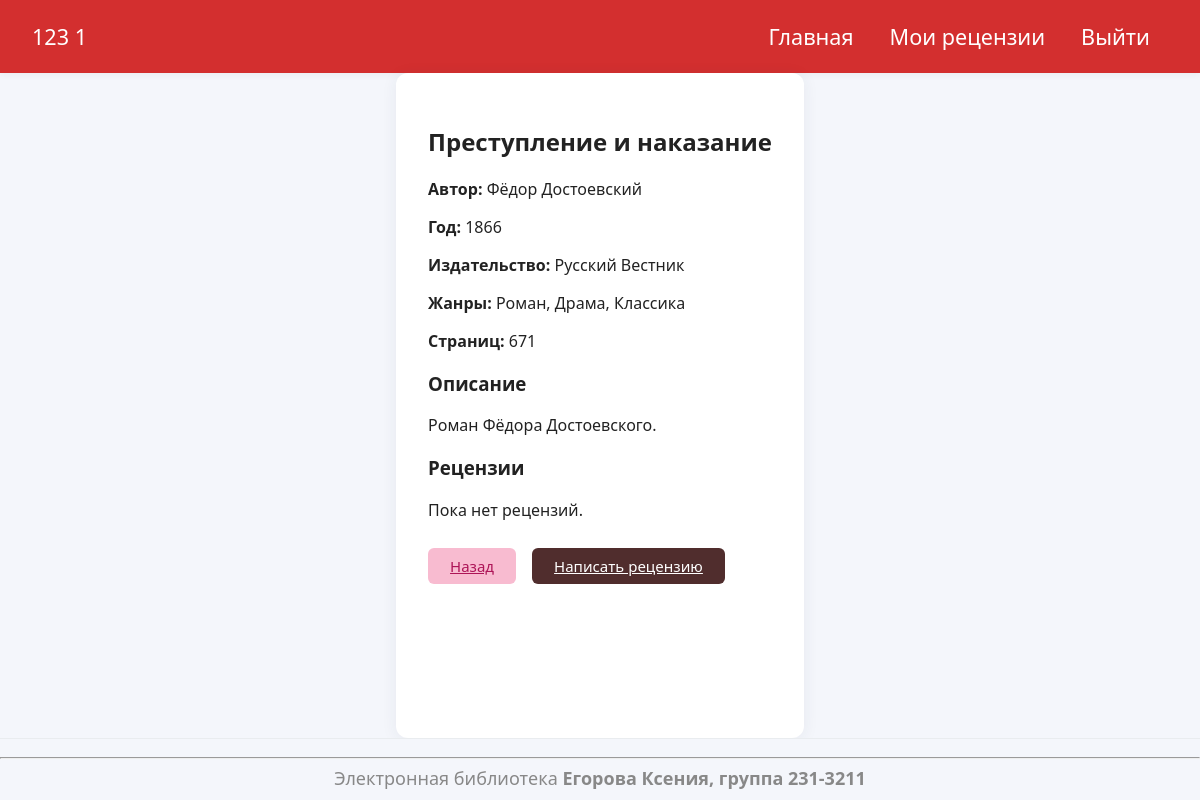
/book/3 (signed in), run on the app's committed database.
### models.py (models this page shows)
class User(UserMixin, db.Model):
    __tablename__ = 'users'
    id: int = db.Column(db.Integer, primary_key=True)
    username: str = db.Column(db.String(64), unique=True, nullable=False)
    password_hash: str = db.Column(db.String(128), nullable=False)
    last_name: str = db.Column(db.String(64), nullable=False)
    first_name: str = db.Column(db.String(64), nullable=False)
    middle_name: str = db.Column(db.String(64))
    role_id: int = db.Column(db.Integer, db.ForeignKey('roles.id'), nullable=False)
    reviews = db.relationship('Review', backref='user', lazy=True)

class Book(db.Model):
    __tablename__ = 'books'
    id: int = db.Column(db.Integer, primary_key=True)
    title: str = db.Column(db.String(255), nullable=False)
    description: str = db.Column(db.Text, nullable=False)
    year: int = db.Column(db.Integer, nullable=False)
    publisher: str = db.Column(db.String(128), nullable=False)
    author: str = db.Column(db.String(128), nullable=False)
    pages: int = db.Column(db.Integer, nullable=False)
    genres = db.relationship('Genre', secondary='books_genres', back_populates='books')
    cover_id: int = db.Column(db.Integer, db.ForeignKey('covers.id', ondelete='SET NULL'))
    cover = db.relationship('Cover', backref='books', foreign_keys=[cover_id])
    reviews = db.relationship('Review', backref='book', lazy=True, cascade="all, delete-orphan")

class Genre(db.Model):
    __tablename__ = 'genres'
    id: int = db.Column(db.Integer, primary_key=True)
    name: str = db.Column(db.String(64), unique=True, nullable=False)
    books = db.relationship('Book', secondary='books_genres', back_populates='genres')

### app.py (the view)
@app.route('/book/<int:book_id>')
def book_view(book_id):
    book = Book.query.get_or_404(book_id)
    book.description_html = sanitize_html(book.description)
    reviews = Review.query.filter_by(book_id=book.id).join(ReviewStatus).filter(ReviewStatus.name=='approved').order_by(Review.created_at.desc()).all()
    for r in reviews:
        r.text_html = sanitize_html(r.text)
    can_review = False
    if current_user.is_authenticated and current_user.role.name in ['user', 'moderator', 'admin']:
        exists = Review.query.filter_by(book_id=book.id, user_id=current_user.id).first()
        if not exists:
            can_review = True
    return render_template('book_view.html', book=book, reviews=reviews, can_review=can_review)

### app.py (called while the page is built)
def sanitize_html(text):
    return bleach.clean(
        markdown.markdown(text),
        tags=list(bleach.sanitizer.ALLOWED_TAGS) + ['p', 'pre', 'span'],
        attributes=bleach.sanitizer.ALLOWED_ATTRIBUTES
    )

@login_manager.user_loader
def load_user(user_id):
    return db.session.get(User, int(user_id))

### templates/book_view.html (shortened to what this page needs)
{% extends 'base.html' %}
{% block content %}
<h2>{{ book.title }}</h2>
<p><b>Автор:</b> {{ book.author }}</p>
<p><b>Год:</b> {{ book.year }}</p>
<p><b>Издательство:</b> {{ book.publisher }}</p>
<p><b>Жанры:</b>
    {% for genre in book.genres %}
        {{ genre.name }}{% if not loop.last %}, {% endif %}
    {% endfor %}
</p>
<p><b>Страниц:</b> {{ book.pages }}</p>
<h3>Описание</h3>
<div>{{ book.description_html|safe }}</div>
<h3>Рецензии</h3>
{% for review in reviews %}
    <div style="border:1px solid #ccc; margin:10px 0; padding:10px;">
        <b>{{ review.user.last_name }} {{ review.user.first_name }}</b> — Оценка: {{ review.rating }}<br>
        <div>{{ review.text_html|safe }}</div>
        <small>Добавлено: {{ review.created_at.strftime('%d.%m.%Y %H:%M') }}</small>
    </div>
{% else %}
    <p>Пока нет рецензий.</p>
{% endfor %}
<div style="display: flex; gap: 16px; margin-top: 24px;">
    <a href="/" class="btn" style="background:#888;">Назад</a>
    {% if can_review %}
        <a href="/book/{{ book.id }}/review" class="btn">Написать рецензию</a>
    {% endif %}
</div>
{% endblock %}

### templates/base.html (shortened to what this page needs)
<!DOCTYPE html>
<html lang="ru">
<head>
    <link rel="stylesheet" href="/static/style.css">
</head>
<body>
    <nav>
        <div class="nav-left">
            {% if current_user.is_authenticated %}
                <span class="nav-user">
                    {{ current_user.first_name }} {{ current_user.last_name }}
                </span>
            {% else %}
                <span class="nav-user">Гость</span>
            {% endif %}
        </div>
        <div class="nav-right">
            <a href="/">Главная</a>
            {% if current_user.is_authenticated %}
                {% if current_user.role.name == 'user' %}
                    <a href="/my-reviews">Мои рецензии</a>
                {% elif current_user.role.name == 'moderator' %}
                    <a href="/moderate">Модерация рецензий</a>
                {% endif %}
                <a href="/logout">Выйти</a>
            {% else %}
                <a href="/login">Войти</a>
            {% endif %}
        </div>
    </nav>
    <main>
        {% block content %}{% endblock %}
    </main>
    <footer>
        <hr>
        <small style="font-size: 18px;">Электронная библиотека <b>Егорова Ксения, группа 231-3211</b></small>
    </footer>
</body>
</html>

### static/style.css (style rules this page uses)
body { font-family: 'Segoe UI', Arial, sans-serif; margin: 0; padding: 0; background: #f4f6fb; color: #222; }
nav { background: #d32f2f; color: #fff; padding: 22px 0 22px 30px; font-size: 1.35em; box-shadow: 0 2px 6px rgba(0,0,0,0.04); }
nav a { color: #fff; margin-right: 18px; text-decoration: none; font-weight: 500; transition: color 0.2s; }
nav span { margin-left: 30px; font-weight: 400; color: #ffd700; }
main { max-width: 1600px; margin: 0 auto; background: #fff; padding: 32px 32px 24px 32px; border-radius: 12px; box-shadow: 0 2px 16px rgba(44,62,80,0.07); }
footer { text-align: center; margin: 0; color: #888; font-size: 15px; }
.btn, .btn-small, button, input[type="submit"] { background: #502d2d; color: #fff; border: none; padding: 8px 22px; border-radius: 6px; font-size: 15px; cursor: pointer; margin: 3px 0; transition: background 0.2s, color 0.2s; font-family: inherit; }

### templates/base.html (style rules this page uses)
html, body { height: 100%; }
body { min-height: 100vh; display: flex; flex-direction: column; }
main { flex: 1 0 auto; }
nav { display: flex; justify-content: space-between; align-items: center; padding-right: 32px; padding-left: 32px; }
.nav-left { display: flex; align-items: center; gap: 18px; }
.nav-user { color: #fff; font-weight: 500; margin-left: 0; }
.nav-right { display: flex; align-items: center; gap: 18px; }
.nav-right a { margin-left: 0; }
footer { text-align: center; padding: 10px 0; background-color: #f4f6fb; border-top: 1px solid #e9ecef; box-sizing: border-box; }

### data on the page
User: first_name "123", last_name "1"
Book: title "Преступление и наказание", author "Фёдор Достоевский", year "1866", publisher "Русский Вестник", pages "671", description_html "Роман Фёдора Достоевского."
Genre: name "Роман"
Genre: name "Драма"
Genre: name "Классика"
